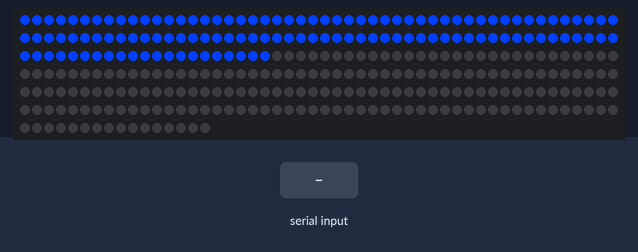
Bench run of a sketch on a simulated Arduino Uno, built with avr-gcc and run on an emulated ATmega328P. Shown: 316 RGB LEDs in strip order, left to right, continuing on the next row. The inputs (shaded band) are chosen by the test bench. What the sketch prints to the serial monitor is not drawn.

Above: at 4.6 s.

The sketch:

client.ino
```cpp
#include <Adafruit_NeoPixel.h>

Adafruit_NeoPixel strip = Adafruit_NeoPixel(316, 6, NEO_GRB + NEO_KHZ800);

String data="";


void setup() {
  // put your setup code here, to run once:
  Serial.begin(9600);

  //annimations for starting
  strip.begin();
  strip.show();
  for (int k = 0; k < 255; k++){
    //rgb
    for (int i = 0; i < 121; i++){
      //addresering
    //(int) i/2
      strip.setPixelColor(i, strip.Color(0,(int) k/4,k));
      //delay(5);
    }
    strip.show();
  }

}

void loop() {
  // put your main code here, to run repeatedly:
  //Serial.println("schnigger");
  //Seriaial.write("snik");
  if(Serial.available() >0){
    data=Serial.read();
    Serial.println(data);
  }else{
    Serial.println("no data");
  }

  delay(1000);
}
```
